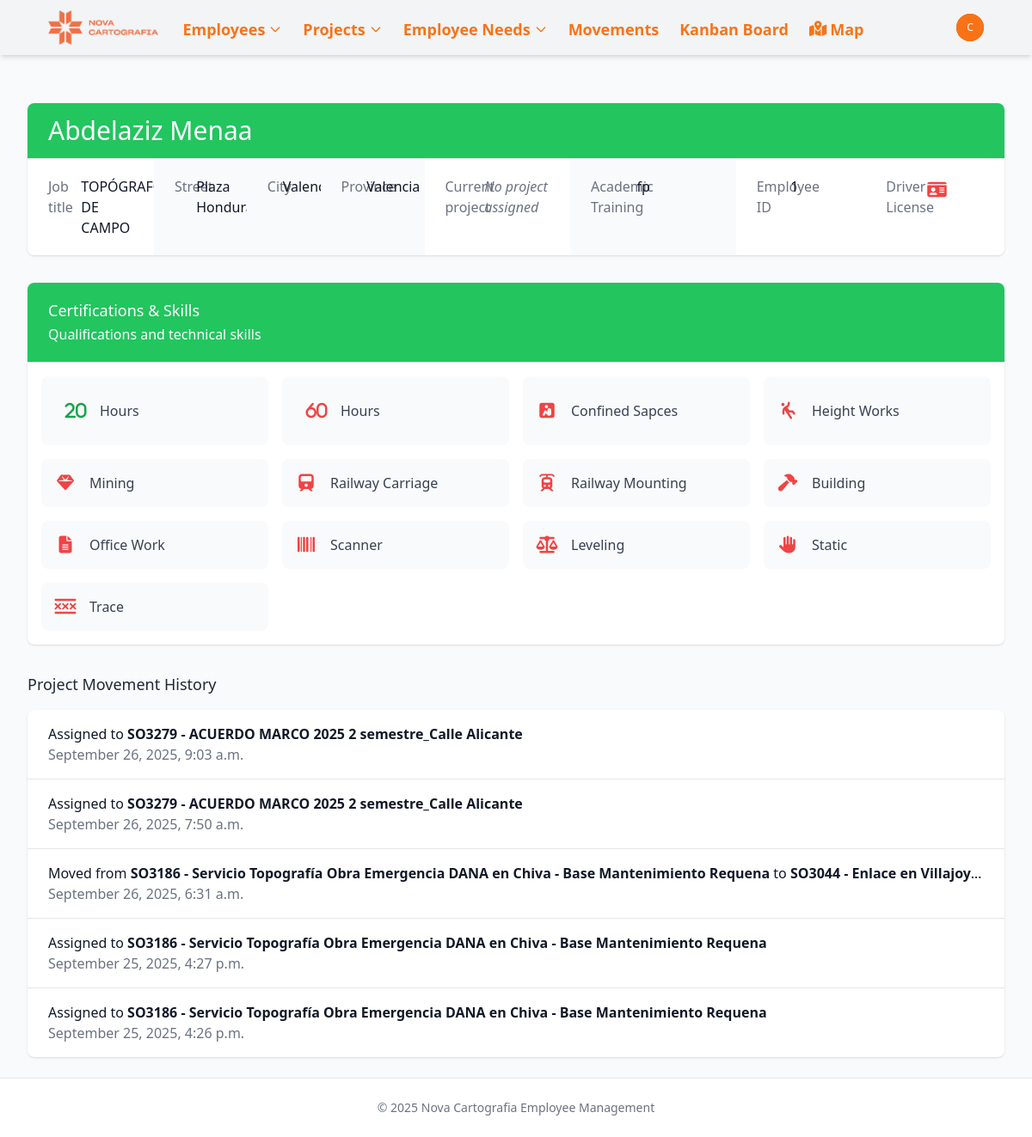
The page /employees/1/ (signed in) on the database as committed earlier.
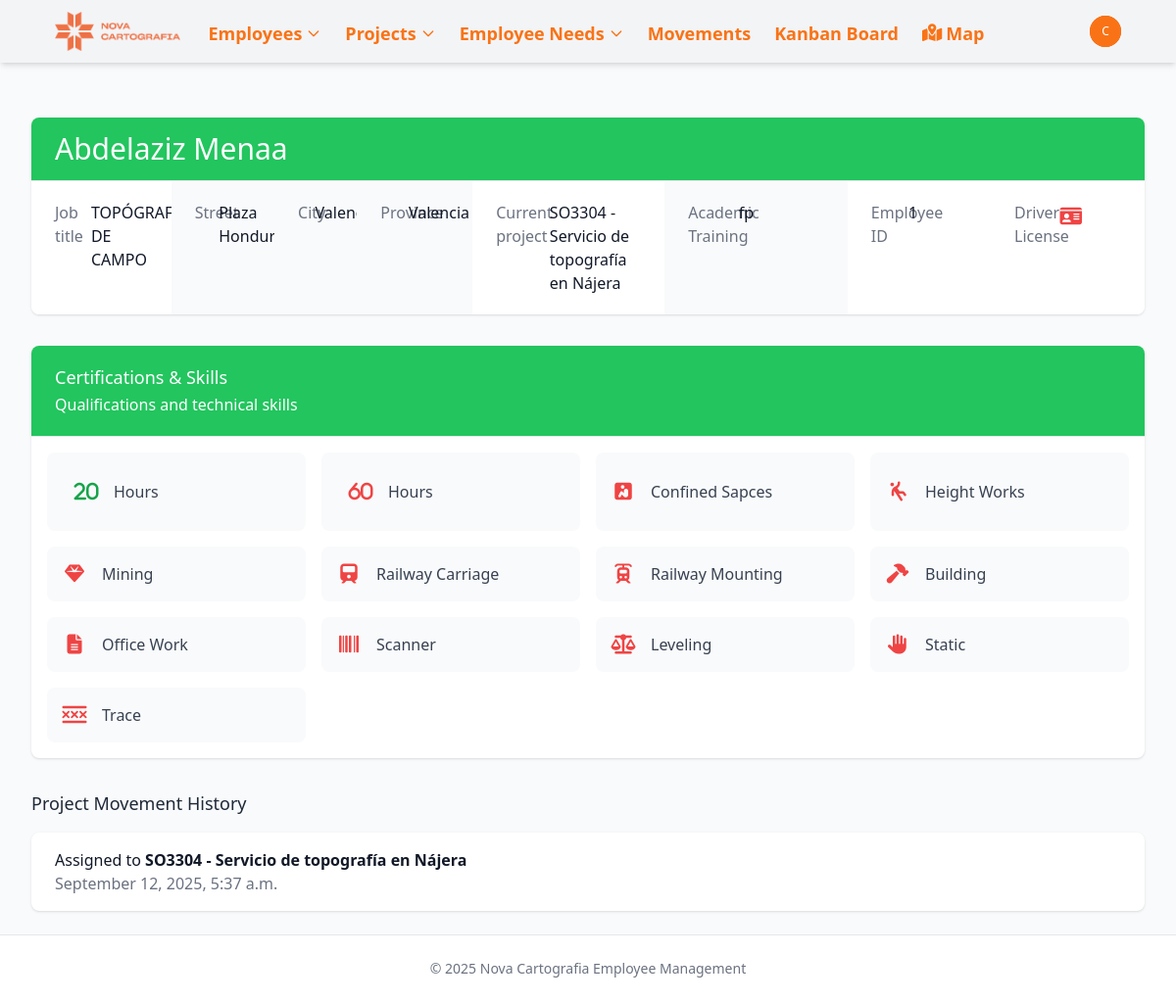
The same page on the database as committed later.
### novacartografia_employee_management/models.py (models this page shows, shortened)
class ProjectMovementLine(models.Model):
    project = models.ForeignKey(Project, on_delete=models.CASCADE, related_name='movements')
    employee = models.ForeignKey(Employee, on_delete=models.CASCADE, related_name='project_movements')
    date = models.DateTimeField(default=timezone.now)
    previous_project = models.ForeignKey(
        Project,
        on_delete=models.SET_NULL,
        null=True,
        blank=True,
        related_name='outgoing_movements'
    )
    class Meta:
        ordering = ['-date']  # Most recent movements first

class Project(models.Model):
    PROJECT_TYPES = [
        ('external', 'Obra'),
        ('project', 'Proyecto'),
    ]
    MANAGER_TYPES = [
        ('Jose Cuesta Mejías', 'Cuesta'),
        ('Javier Marín Gimeno', 'Javi'),
        ('Guillermo Boscá Gómez', 'Guillermo'),
        ('Miguel Ángel Martínez García', 'Miguel Ángel'),
        ('Óscar López Valverde', 'Óscar'),
    ]
    name = models.CharField(max_length=500)
    type = models.CharField(max_length=50, choices=PROJECT_TYPES, default='proyecto')
    description = models.TextField(blank=True, null=True)
    manager = models.CharField(max_length=50, choices=MANAGER_TYPES, null=True, blank=True)
    state = models.CharField(max_length=50, null=True, blank=True, )
    date_from = models.DateField(blank=True, null=True)
    date_to = models.DateField(blank=True, null=True)
    academic_training = models.CharField(max_length=100, blank=True, null=True)
    twenty_hours = models.BooleanField(default=False)
    sixty_hours = models.BooleanField(default=False)
    confine = models.BooleanField(default=False)
    height = models.BooleanField(default=False)
    mining = models.BooleanField(default=False)
    railway_carriage = models.BooleanField(default=False)
    railway_mounting = models.BooleanField(default=False)
    building = models.BooleanField(default=False)
    office_work = models.BooleanField(default=False)
    scanner = models.BooleanField(default=False)
    leveling = models.BooleanField(default=False)
    static = models.BooleanField(default=False)
    drag = models.BooleanField(default=False)

class Employee(models.Model):
    name = models.CharField(max_length=100)
    job = models.CharField(max_length=100)
    project_id = models.ForeignKey(Project, on_delete=models.SET_NULL, related_name='employee_set', blank=True, null=True)
    street = models.CharField(max_length=100, blank=True, null=True)
    city = models.CharField(max_length=100, blank=True, null=True)
    active = models.BooleanField(default=True, help_text="Indicates if the employee is currently active")
    start_date = models.DateField(default=timezone.now, help_text="When the employee started working", null=True, blank=True)
    end_date = models.DateField(blank=True, null=True, help_text="When the employee ended working, if applicable")
    state = models.CharField(max_length=50, default='valencia',
           choices=[
                ('Araba (Álava)', 'Álava'),
                ('Albacete', 'Albacete'),
                ('Alacant (Alicante)', 'Alicante'),
                ('Almería', 'Almería'),
                ('Asturias', 'Asturias'),
                ('Ávila', 'Ávila'),
                ('Badajoz', 'Badajoz'),
                ('Barcelona', 'Barcelona'),
                ('Burgos', 'Burgos'),
                ('Cáceres', 'Cáceres'),
                ('Cádiz', 'Cádiz'),
                ('Cantabria', 'Cantabria'),
                ('Castelló (Castellón)', 'Castellón'),
                ('Ceuta', 'Ceuta'),
                ('Ciudad Real', 'Ciudad Real'),
                ('Córdoba', 'Córdoba'),
                ('Cuenca', 'Cuenca'),
                ('Gerona', 'Gerona'),
                ('Granada', 'Granada'),
                ('Guadalajara', 'Guadalajara'),
                ('Gipuzkoa (Guipúzcoa)', 'Guipúzcoa'),
                ('Huelva', 'Huelva'),
                ('Huesca', 'Huesca'),
                ('Islas Baleares', 'Islas Baleares'),
                ('Jaén', 'Jaén'),
                ('A Coruña (La Coruña)', 'La Coruña'),
                ('La Rioja', 'La Rioja'),
                ('Las Palmas', 'Las Palmas'),
                ('León', 'León'),
                ('Lérida', 'Lérida'),
                ('Lleida', 'Lérida'),  # Agregado porque aparece en tu CSV
                ('Lugo', 'Lugo'),
                ('Madrid', 'Madrid'),
                ('Málaga', 'Málaga'),
                ('Melilla', 'Melilla'),
                ('Murcia', 'Murcia'),
                ('Navarra (Nafarroa)', 'Navarra'),  # Corregido para coincidir con el CSV
                ('Orense', 'Orense'),
                ('Palencia', 'Palencia'),
                ('Pontevedra', 'Pontevedra'),
                ('Salamanca', 'Salamanca'),
                ('Santa Cruz de Tenerife', 'Santa Cruz de Tenerife'),
                ('Segovia', 'Segovia'),
                ('Sevilla', 'Sevilla'),
                ('Soria', 'Soria'),
                ('Tarragona', 'Tarragona'),
                ('Teruel', 'Teruel'),
                ('Toledo', 'Toledo'),
                ('Valencia', 'Valencia'),
                ('Valladolid', 'Valladolid'),
                ('Bizkaia (Vizcaya)', 'Vizcaya'),
                ('Zamora', 'Zamora'),
                ('Zaragoza', 'Zaragoza'),
            ])
    latitude = models.FloatField(null=True, blank=True)
    longitude = models.FloatField(null=True, blank=True)
    academic_training = models.CharField(max_length=100, blank=True, null=True)
    driver_license = models.BooleanField(default=False)
    twenty_hours = models.BooleanField(default=False)
    sixty_hours = models.BooleanField(default=False)
    confine = models.BooleanField(default=False)
    height = models.BooleanField(default=False)
    mining = models.BooleanField(default=False)
    railway_carriage = models.BooleanField(default=False)
    railway_mounting = models.BooleanField(default=False)
    building = models.BooleanField(default=False)
    office_work = models.BooleanField(default=False)
    scanner = models.BooleanField(default=False)
    leveling = models.BooleanField(default=False)
    static = models.BooleanField(default=False)
    drag = models.BooleanField(default=False)
    locked = models.BooleanField(default=False, help_text="Indicates if the employee is locked for a future project")
    vacations_from = models.DateField(blank=True, null=True)
    vacations_to = models.DateField(blank=True, null=True)
    leave_from = models.DateField(blank=True, null=True)
    leave_to = models.DateField(blank=True, null=True)
    end_contract = models.BooleanField(default=False, help_text="Indicates if the employee's contract is ending soon")

### novacartografia_employee_management/views.py (the view)
# urls.py: path('employees/<int:pk>/', views.employee_detail, name='employee_detail'),
@login_required
def employee_detail(request, pk):
    employee = get_object_or_404(Employee, pk=pk)
    project_movements = employee.project_movements.all().order_by('-date')[:5]  # Get the last 5 movements
    context = {
        'employee': employee,
        'movements': project_movements,
    }
    return render(request, 'novacartografia_employee_management/employee_detail.html', context)

### templates/novacartografia_employee_management/employee_detail.html (shortened to what the changed rows need)
{% extends "base.html" %}
{% block content %}
<div class="bg-white shadow overflow-hidden sm:rounded-lg">
    <div class="px-4 py-5 sm:px-6 bg-primary-600 {% if 'TOPÓGRAFO' in employee.job  %} bg-green-500 {% elif 'Auxiliar' in employee.job %} bg-yellow-400 {% elif 'Piloto' in employee.job %}bg-indigo-500 {% else %} bg-orange-500 {% endif %}">
        <h1 class="text-3xl leading-6 font-medium text-gray-700 {% if 'Auxiliar' in employee.job %} {% else %} text-white {% endif %}">
            <a href="{% url 'employee_update' employee.id %}" class="text-primary-600 hover:text-primary-800">
                {{ employee.name }}
            </a>
        </h1>
    </div>
    <div class="border-t border-gray-200">
        <div class="flex">
            <div class="bg-white px-4 py-5 sm:grid sm:grid-cols-3 sm:gap-4 sm:px-6">
                <dt class="text-base font-medium text-gray-500">Job title</dt>
                <dd class="mt-1 text-base text-gray-900 sm:mt-0 sm:col-span-2">{{ employee.job }}</dd>
            </div>
            <div class="bg-gray-50 px-4 py-5 sm:grid sm:grid-cols-3 sm:gap-4 sm:px-6">
                <dt class="text-base font-medium text-gray-500">Street</dt>
                <dd class="mt-1 text-base text-gray-900 sm:mt-0 sm:col-span-2">{{ employee.street }}</dd>
            </div>
            <div class="bg-gray-50 px-4 py-5 sm:grid sm:grid-cols-3 sm:gap-4 sm:px-6">
                <dt class="text-base font-medium text-gray-500">City</dt>
                <dd class="mt-1 text-base text-gray-900 sm:mt-0 sm:col-span-2">{{ employee.city }}</dd>
            </div>
            <div class="bg-gray-50 px-4 py-5 sm:grid sm:grid-cols-3 sm:gap-4 sm:px-6">
                <dt class="text-base font-medium text-gray-500">Province</dt>
                <dd class="mt-1 text-base text-gray-900 sm:mt-0 sm:col-span-2">{{ employee.get_state_display }}</dd>
            </div>
            <div class="bg-white px-4 py-5 sm:grid sm:grid-cols-3 sm:gap-4 sm:px-6">
                <dd class="mt-1 text-base text-gray-900 sm:mt-0 sm:col-span-2">
                    {% if employee.project_id %}
                        <a href="{% url 'project_detail' employee.project_id.id %}" class="text-primary-600 hover:text-primary-800">
                            {{ employee.project_id.name }}
                        </a>
                    {% else %}
                        <span class="text-gray-500 italic">No project assigned</span>
                    {% endif %}
                </dd>
            </div>
            <div class="bg-gray-50 px-4 py-5 sm:grid sm:grid-cols-3 sm:gap-4 sm:px-6">
                <dt class="text-base font-medium text-gray-500">Academic Training</dt>
                <dd class="mt-1 text-base text-gray-900 sm:mt-0 sm:col-span-2">
                    {{ employee.academic_training|default:"Not specified" }}
                </dd>
            </div>
            <div class="bg-white px-4 py-5 sm:grid sm:grid-cols-3 sm:gap-4 sm:px-6">
                <dt class="text-base font-medium text-gray-500">Employee ID</dt>
                <dd class="mt-1 text-base text-gray-900 sm:mt-0 sm:col-span-2">{{ employee.id }}</dd>
            </div>
        </div>
    </div>
</div>
{% if movements %}
<div class="mt-8">
    <div class="bg-white shadow overflow-hidden sm:rounded-lg">
        <ul class="divide-y divide-gray-200">
            {% for movement in movements %}
            <li class="px-4 py-4 sm:px-6">
                <div class="flex items-center">
                    <div class="min-w-0 flex-1">
                        <p class="text-base font-medium text-gray-900 truncate">
                            {% if movement.previous_project %}
                                Moved from <span class="font-semibold">{{ movement.previous_project.name }}</span> to
                                <span class="font-semibold">{{ movement.project.name }}</span>
                            {% else %}
                                Assigned to <span class="font-semibold">{{ movement.project.name }}</span>
                            {% endif %}
                        </p>
                        <p class="text-base text-gray-500">
                            {{ movement.date|date:"F j, Y, g:i a" }}
                        </p>
                    </div>
                </div>
            </li>
            {% endfor %}
        </ul>
    </div>
</div>
{% endif %}
{% endblock %}

Rows that differ between the two databases and show on the page:
removed ProjectMovementLine: project.name "SO3279 - ACUERDO MARCO 2025 2 semestre_Calle Alicante", date "September 26, 2025, 9:03 a.m."
removed ProjectMovementLine: project.name "SO3279 - ACUERDO MARCO 2025 2 semestre_Calle Alicante", date "September 26, 2025, 7:50 a.m."
removed ProjectMovementLine: previous_project.name "SO3186 - Servicio Topografía Obra Emergencia DANA en Chiva - Base Mantenimiento Requena", project.name "SO3044 - Enlace en Villajoy…", date "September 26, 2025, 6:31 a.m."
removed ProjectMovementLine: project.name "SO3186 - Servicio Topografía Obra Emergencia DANA en Chiva - Base Mantenimiento Requena", date "September 25, 2025, 4:27 p.m."
removed ProjectMovementLine: project.name "SO3186 - Servicio Topografía Obra Emergencia DANA en Chiva - Base Mantenimiento Requena", date "September 25, 2025, 4:26 p.m."
changed Employee "Abdelaziz Menaa": project_id_id empty → 173 (drawn); project_id.name (not shown) → "SO3304 - Servicio de topografía en Nájera"
now on this page (row unchanged): ProjectMovementLine: project.name "SO3304 - Servicio de topografía en Nájera", date "September 12, 2025, 5:37 a.m."
Other text that changed with them:
text no longer shown: "No project assigned"
